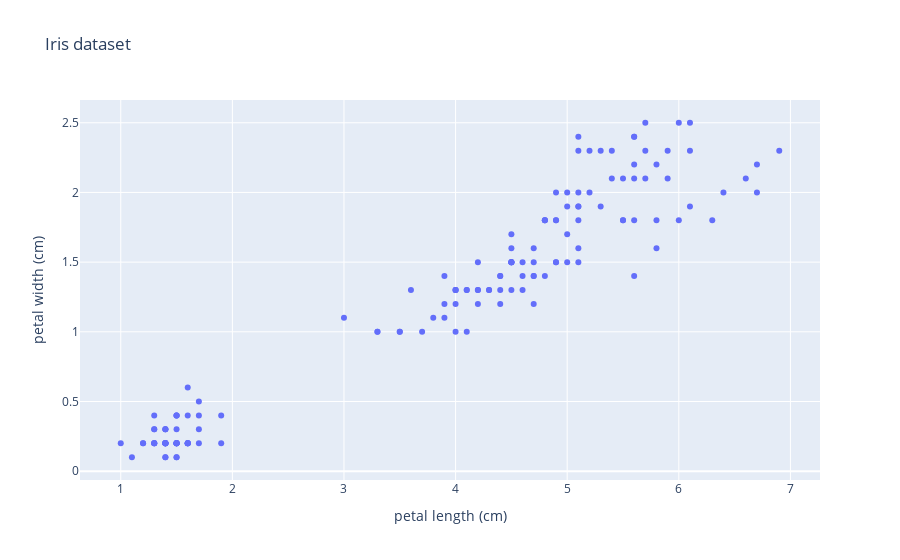

Here is the notebook cell this chart was saved with:
### Code cell
fig = go.Figure()
fig.add_trace(go.Scatter(x=X[:, idx1], y=X[:, idx2], mode="markers"))
fig.update_layout(
    title="Iris dataset",
    xaxis_title=iris.feature_names[idx1],
    yaxis_title=iris.feature_names[idx2],
)
fig.show()

### Figure 1 — Plotly figure (JSON) as saved in the notebook; plotly's stock layout.template omitted (floating-point values rounded to 4 significant figures; data arrays with more than 128 entries replaced by an {"elided": "..."} marker saying what was removed)
{"data": [{"mode": "markers", "type": "scatter", "x": {"elided": "150 float values"}, "y": {"elided": "150 float values"}}], "layout": {"title": {"text": "Iris dataset"}, "xaxis": {"title": {"text": "petal length (cm)"}}, "yaxis": {"title": {"text": "petal width (cm)"}}}}
